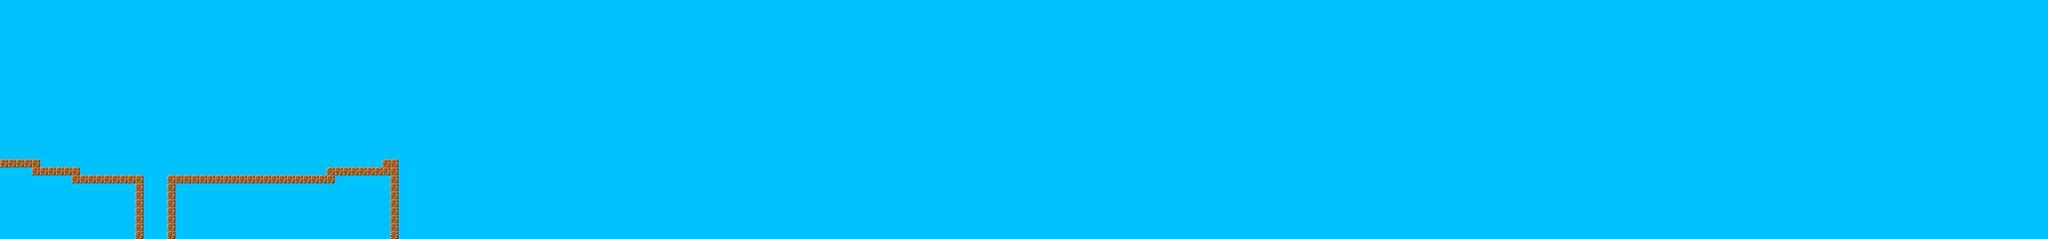

A level layout from a 2D game, rendered from its tile map. Below: a short description, then the map file with tile-grid data replaced by summaries:
An orthogonal 257x30 tile map with 16x16 px tiles, 3 tile layers (ground, interactable, background), 2 tilesets.

<map version="1.9" tiledversion="1.9.2" orientation="orthogonal" renderorder="right-down" width="257" height="30" tilewidth="16" tileheight="16" infinite="0" backgroundcolor="#00c2ff" nextlayerid="4" nextobjectid="1">
 <tileset firstgid="1" name="OverWorld" tilewidth="16" tileheight="16" tilecount="64" columns="8">
  <image source="Tilesets/OverWorld.png" width="128" height="128" />
 </tileset>
 <tileset firstgid="65" name="Items" tilewidth="16" tileheight="16" tilecount="15" columns="5">
  <image source="Misc/Items.png" width="80" height="48" />
 </tileset>
 <layer id="1" name="ground" width="257" height="30">
  <data>[7710 cells, 74 non-empty, 1 distinct tile ids]</data>
 </layer>
 <layer id="2" name="interactable" width="257" height="30">
  <data>[7710 cells, 0 non-empty, 0 distinct tile ids]</data>
 </layer>
 <layer id="3" name="background" width="257" height="30">
  <data>[7710 cells, 2 non-empty, 2 distinct tile ids]</data>
 </layer>
</map>
